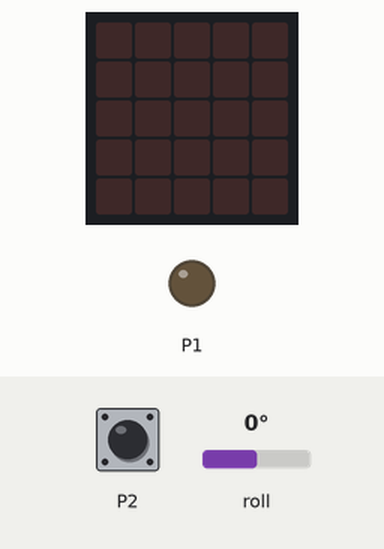
The program below on a simulated BBC micro:bit (MakeCode). Shown: the board's 5×5 LED display, output pins drawn as LEDs (lit = HIGH). Dashed ring = blinking. The test bench sets the inputs (shaded band); at power-on: P2 LOW, roll 0°.

Above: at 1.2 s.
1.3 s: P2 pulled HIGH for 0.15 s
At 2.1 s:
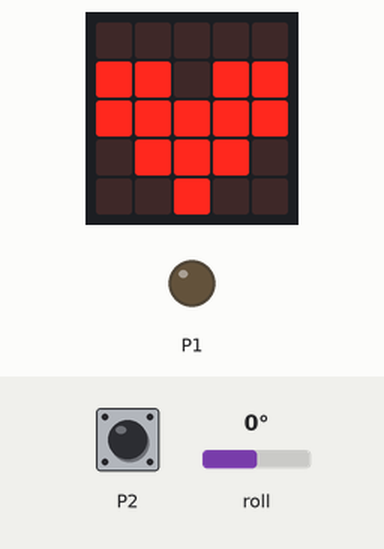
2.9 s: roll set to 28°
4.4 s: roll set to 32°
At 4.8 s:
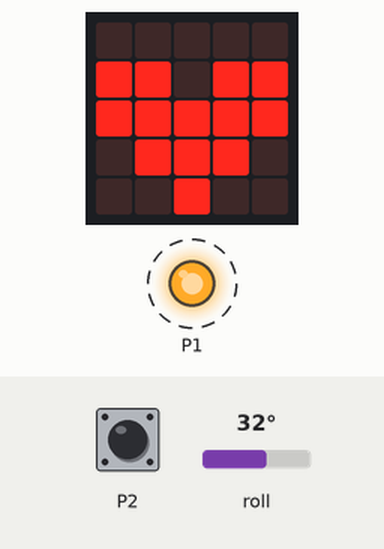
7.4 s: roll set to -172°
At 8.2 s:
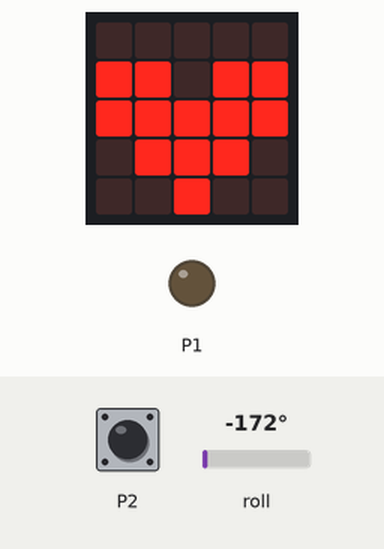
Timing chart, 0 to 10.0 s (numbered marks = the images above; inputs shaded):
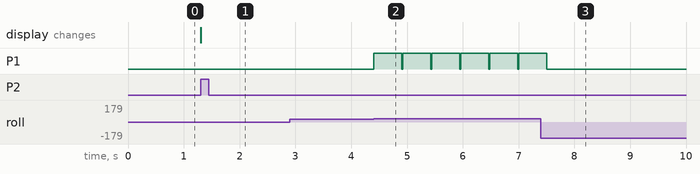

The program:

main.ts
```typescript
let signal = 0
basic.clearScreen()
basic.forever(function on_forever() {
    if (input.rotation(Rotation.Roll) > 30) {
        pins.digitalWritePin(DigitalPin.P1, 1)
        basic.pause(500)
        pins.digitalWritePin(DigitalPin.P1, 0)
    }

    let signal = pins.digitalReadPin(DigitalPin.P2)
    if (signal == 1) {
        basic.showLeds(`
            . . . . .
            # # . # #
            # # # # #
            . # # # .
            . . # . .
        `)
    }

})
```

test.ts
```typescript
// aquí va el archivo "tests"; esto no se compilará cuando este paquete se utilice como una extensión.
```

Measured:
- the behaviour switches between 30 and 31° on roll (found by bisection; images 1 and 2)
- after the input at 1.3 s, the display: changes at once (image 1)
- after the input at 2.9 s, every drawn part: stays the same
- after the input at 4.4 s, P1: alternates HIGH for 0.50 s and LOW for 0.02 s, starting at once
- after the input at 7.4 s, P1: goes on until 7.5 s, then stays LOW
